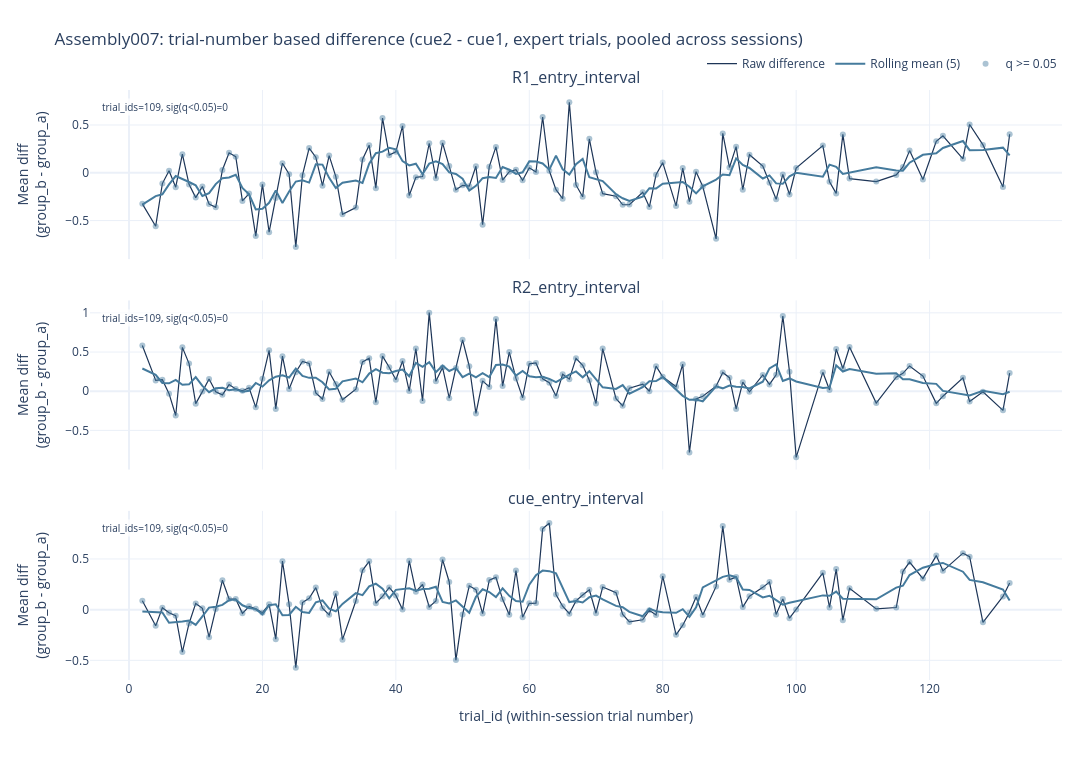

This figure's notebook cell:
### Code cell
# Trial-number based cue comparison (expert trials): significance over trial progression

trial_index_cue1_vs_cue2 = summarize_by_trial_index(trial_means_ens12, 'cue_label', 'cue1', 'cue2')
trial_index_trend_cue1_vs_cue2 = summarize_trial_index_trend(trial_index_cue1_vs_cue2)

print('Trial-index trend summary (expert trials): cue1 vs cue2 (diff = cue2 - cue1)')
display(trial_index_trend_cue1_vs_cue2)

print()
print('Significant trial_ids (Welch FDR q < 0.05), cue1 vs cue2:')
display(trial_index_cue1_vs_cue2.loc[trial_index_cue1_vs_cue2['welch_fdr_q'] < 0.05].head(20))
print('... total significant rows:', int((trial_index_cue1_vs_cue2['welch_fdr_q'] < 0.05).sum()))

plot_trial_index_differences(
    trial_index_cue1_vs_cue2,
    title=f'{TARGET_ASSEMBLY}: trial-number based difference (cue2 - cue1, expert trials, pooled across sessions)',
)
